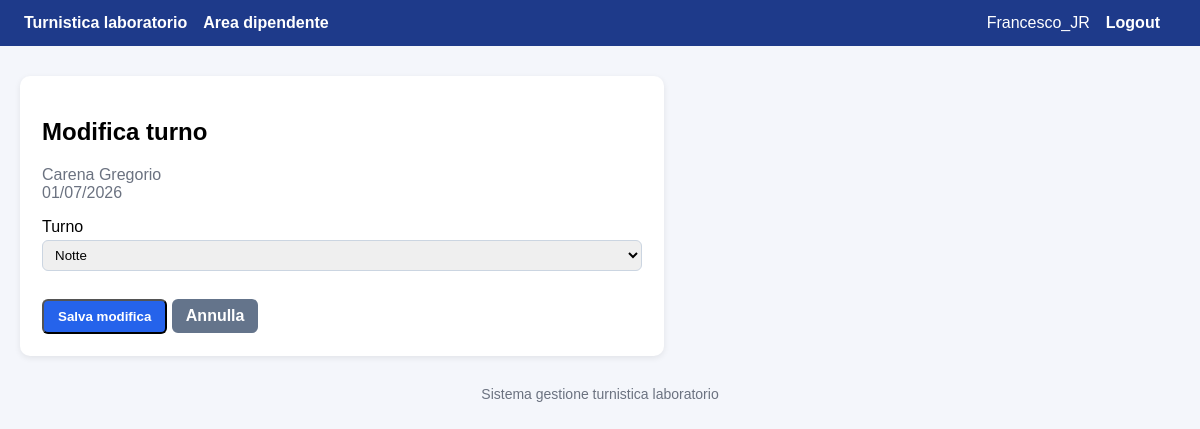
Page /turni/30411/modifica/ (signed in) on the committed database.
### scheduler/models.py (models this page shows, shortened)
class AssegnazioneTurno(models.Model):
    TURNI = [
        ("M", "Mattina"),
        ("P", "Pomeriggio"),
        ("N", "Notte"),
        ("R", "Riposo"),
        ("F", "Ferie"),
        ("A", "Assenza"),
        ("L", "Malattia"),
        ("X", "Permesso"),
    ]
    calendario = models.ForeignKey(
        CalendarioMensile,
        on_delete=models.CASCADE,
        related_name="assegnazioni"
    )
    dipendente = models.ForeignKey(
        Dipendente,
        on_delete=models.CASCADE,
        related_name="assegnazioni"
    )
    data = models.DateField()
    turno = models.CharField(max_length=1, choices=TURNI)
    class Meta:
        unique_together = ("dipendente", "data", "calendario")
        ordering = ["data", "dipendente__cognome"]
        verbose_name = "Assegnazione turno"
        verbose_name_plural = "Assegnazioni turni"

class Dipendente(models.Model):
    LIVELLI = [
        ("senior", "Senior"),
        ("junior", "Junior"),
    ]
    TIPI_CONTRATTO = [
        ("full_time", "Full-time"),
        ("part_time", "Part-time"),
    ]
    utente = models.OneToOneField(User, on_delete=models.SET_NULL, null=True, blank=True)
    nome = models.CharField(max_length=100)
    cognome = models.CharField(max_length=100)
    data_nascita = models.DateField(null=True, blank=True)
    livello = models.CharField(max_length=10, choices=LIVELLI)
    tipo_contratto = models.CharField(
        max_length=20,
        choices=TIPI_CONTRATTO,
        default="full_time"
    )
    attivo = models.BooleanField(default=True)
    class Meta:
        ordering = ["cognome", "nome"]
        verbose_name = "Dipendente"
        verbose_name_plural = "Dipendenti"

### scheduler/views.py (the view, shortened to what this page needs)
# urls.py: path("turni/<int:assegnazione_id>/modifica/", modifica_turno, name="modifica_turno"),
@login_required
def modifica_turno(request, assegnazione_id):
    if not utente_admin(request.user):
        messages.error(request, "Accesso riservato agli amministratori.")
        return redirect("smista_dashboard")
    assegnazione = AssegnazioneTurno.objects.select_related(
        "dipendente", "calendario"
    ).get(id=assegnazione_id)
    turni = [
        ("M", "Mattina"),
        ("P", "Pomeriggio"),
        ("N", "Notte"),
        ("R", "Riposo"),
        ("F", "Ferie"),
        ("L", "Malattia"),
        ("A", "Assenza"),
        ("X", "Permesso"),
    ]
    return render(
        request,
        "scheduler/modifica_turno.html",
        {
            "assegnazione": assegnazione,
            "turni": turni,
        }
    )

### scheduler/views.py (called while the page is built)
def utente_admin(user):
    return user.is_authenticated and (
        user.is_superuser or user.groups.filter(name="Amministratori").exists()
    )

### scheduler/templates/scheduler/modifica_turno.html (shortened to what this page needs)
{% extends "scheduler/base.html" %}
{% block content %}
<div class="card" style="max-width:600px">
<h2>Modifica turno</h2>
<p class="muted">
{{ assegnazione.dipendente.cognome }} {{ assegnazione.dipendente.nome }}
<br>
{{ assegnazione.data|date:"d/m/Y" }}
</p>
<form method="post">
<label>Turno</label>
<select name="turno">
{% for codice, nome in turni %}
<option value="{{ codice }}"
{% if assegnazione.turno == codice %}selected{% endif %}
>
{{ nome }}
</option>
{% endfor %}
</select>
<br><br>
<button class="btn">Salva modifica</button>
<a class="btn btn-secondary"
href="{% url 'calendario_dettaglio' assegnazione.calendario.id %}">
Annulla
</a>
</form>
</div>
{% endblock %}

### scheduler/templates/scheduler/base.html (shortened to what this page needs)
<!DOCTYPE html>
<html lang="it">
<head>
</head>
<body>
<nav>
<div class="nav-left">
<a href="{% url 'smista_dashboard' %}">Turnistica laboratorio</a>
{% if user.is_authenticated %}
<a href="{% url 'dipendente_dashboard' %}">Area dipendente</a>
{% endif %}
</div>
<div class="nav-right">
{% if user.is_authenticated %}
<span style="margin-right:16px;">
{{ user.username }}
</span>
<a href="{% url 'logout_view' %}">Logout</a>
{% else %}
<a href="{% url 'login_view' %}">Login</a>
{% endif %}
</div>
</nav>
<div class="container">
{% block content %}{% endblock %}
</div>
<footer>
Sistema gestione turnistica laboratorio
</footer>
</body>
</html>

### scheduler/templates/scheduler/base.html (style rules this page uses)
body { font-family: Arial, Helvetica, sans-serif; background:#f4f6fb; margin:0; padding:0; }
nav { background:#1e3a8a; color:white; padding:14px 24px; display:flex; justify-content:space-between; align-items:center; }
nav a { color:white; text-decoration:none; margin-right:16px; font-weight:600; }
.nav-left { display:flex; align-items:center; }
.nav-right { display:flex; align-items:center; }
.container { max-width:1200px; margin:30px auto; padding:0 20px; }
.card { background:white; border-radius:10px; padding:22px; margin-bottom:24px; box-shadow:0 2px 6px rgba(0,0,0,0.08); }
.btn { display:inline-block; background:#2563eb; color:white; padding:8px 14px; border-radius:6px; text-decoration:none; font-weight:600; }
.btn-secondary { background:#64748b; }
.muted { color:#6b7280; }
input, select, textarea { width:100%; padding:6px 8px; border:1px solid #cbd5e1; border-radius:6px; margin-top:4px; margin-bottom:10px; }
footer { text-align:center; color:#6b7280; font-size:14px; margin-top:30px; padding-bottom:20px; }

### rows in the picture
AssegnazioneTurno: dipendente.cognome "Carena", dipendente.nome "Gregorio", data "01/07/2026", turno "Notte"

### other values in the picture
{{ user.username }} "Francesco_JR"
